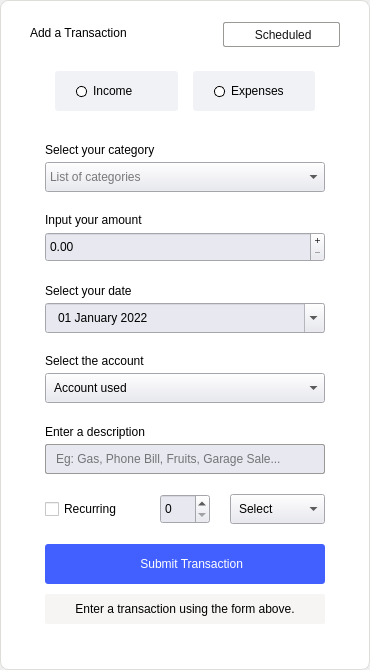
<?xml version="1.0" encoding="UTF-8"?>
<ui version="4.0">
 <class>AddTransactionForm</class>
 <widget class="QWidget" name="AddTransactionForm">
  <property name="geometry">
   <rect>
    <x>0</x>
    <y>0</y>
    <width>370</width>
    <height>670</height>
   </rect>
  </property>
  <property name="sizePolicy">
   <sizepolicy hsizetype="Preferred" vsizetype="Preferred">
    <horstretch>0</horstretch>
    <verstretch>0</verstretch>
   </sizepolicy>
  </property>
  <property name="minimumSize">
   <size>
    <width>300</width>
    <height>670</height>
   </size>
  </property>
  <property name="maximumSize">
   <size>
    <width>370</width>
    <height>1000</height>
   </size>
  </property>
  <property name="windowTitle">
   <string>Form</string>
  </property>
  <property name="styleSheet">
   <string notr="true"/>
  </property>
  <layout class="QGridLayout" name="gridLayout_2">
   <property name="leftMargin">
    <number>0</number>
   </property>
   <property name="topMargin">
    <number>0</number>
   </property>
   <property name="rightMargin">
    <number>0</number>
   </property>
   <property name="bottomMargin">
    <number>0</number>
   </property>
   <property name="spacing">
    <number>0</number>
   </property>
   <item row="0" column="0">
    <widget class="QWidget" name="backgroundColor" native="true">
     <property name="styleSheet">
      <string notr="true">QWidget#backgroundColor{
background-color: white; 
border-radius: 8px;
border: 0.5px solid rgb(222, 221, 218);
}</string>
     </property>
     <layout class="QGridLayout" name="gridLayout">
      <property name="sizeConstraint">
       <enum>QLayout::SetDefaultConstraint</enum>
      </property>
      <property name="leftMargin">
       <number>30</number>
      </property>
      <property name="topMargin">
       <number>20</number>
      </property>
      <property name="rightMargin">
       <number>30</number>
      </property>
      <property name="bottomMargin">
       <number>15</number>
      </property>
      <property name="horizontalSpacing">
       <number>15</number>
      </property>
      <property name="verticalSpacing">
       <number>6</number>
      </property>
      <item row="1" column="1">
       <widget class="QLabel" name="dateLabel_6">
        <property name="styleSheet">
         <string notr="true">color: rgb(0, 0, 0);
font: 500 14px &quot;Montserrat&quot;;
background-color:white;</string>
        </property>
        <property name="text">
         <string>Add a Transaction</string>
        </property>
       </widget>
      </item>
      <item row="9" column="1" colspan="2">
       <spacer name="verticalSpacer_10">
        <property name="orientation">
         <enum>Qt::Vertical</enum>
        </property>
        <property name="sizeType">
         <enum>QSizePolicy::Fixed</enum>
        </property>
        <property name="sizeHint" stdset="0">
         <size>
          <width>20</width>
          <height>31</height>
         </size>
        </property>
       </spacer>
      </item>
      <item row="1" column="2" alignment="Qt::AlignRight">
       <widget class="QPushButton" name="infoBtn">
        <property name="minimumSize">
         <size>
          <width>117</width>
          <height>25</height>
         </size>
        </property>
        <property name="maximumSize">
         <size>
          <width>20</width>
          <height>20</height>
         </size>
        </property>
        <property name="sizeIncrement">
         <size>
          <width>0</width>
          <height>0</height>
         </size>
        </property>
        <property name="focusPolicy">
         <enum>Qt::NoFocus</enum>
        </property>
        <property name="styleSheet">
         <string notr="true">QPushButton{
background-color: white;
color: rgb(19, 19, 19);
border-radius: 2px;
border: 1px solid rgb(154, 153, 150);
font: 400 13px &quot;Montserrat&quot;;}

QPushButton:hover {
    border-style: inset;
	border: 1px solid gray;
}

QPushButton:pressed {
	
	background-color: rgb(246, 245, 244);
    border-style: inset;
	border: 1px solid gray;
}

QPushButton:checked {
	
	background-color: rgb(246, 245, 244);
    border-style: inset;
	border: 1px solid gray;
}</string>
        </property>
        <property name="text">
         <string> Scheduled</string>
        </property>
        <property name="icon">
         <iconset resource="../images.qrc">
          <normaloff>:/images/schedule.png</normaloff>:/images/schedule.png</iconset>
        </property>
        <property name="iconSize">
         <size>
          <width>12</width>
          <height>16</height>
         </size>
        </property>
        <property name="checkable">
         <bool>true</bool>
        </property>
       </widget>
      </item>
      <item row="8" column="1" colspan="2">
       <widget class="QStackedWidget" name="stackedWidgets">
        <property name="styleSheet">
         <string notr="true">background-color: white; </string>
        </property>
        <property name="currentIndex">
         <number>0</number>
        </property>
        <widget class="QWidget" name="addTransactionWidget">
         <property name="maximumSize">
          <size>
           <width>16777215</width>
           <height>16777</height>
          </size>
         </property>
         <layout class="QGridLayout" name="gridLayout_3">
          <property name="leftMargin">
           <number>0</number>
          </property>
          <property name="topMargin">
           <number>0</number>
          </property>
          <property name="rightMargin">
           <number>0</number>
          </property>
          <property name="bottomMargin">
           <number>0</number>
          </property>
          <property name="spacing">
           <number>0</number>
          </property>
          <item row="0" column="0">
           <widget class="QWidget" name="addTransBtns" native="true">
            <property name="minimumSize">
             <size>
              <width>0</width>
              <height>0</height>
             </size>
            </property>
            <property name="maximumSize">
             <size>
              <width>16777215</width>
              <height>16777215</height>
             </size>
            </property>
            <property name="styleSheet">
             <string notr="true">background-color:white;</string>
            </property>
            <layout class="QVBoxLayout" name="verticalLayout">
             <property name="spacing">
              <number>10</number>
             </property>
             <property name="leftMargin">
              <number>15</number>
             </property>
             <property name="topMargin">
              <number>0</number>
             </property>
             <property name="rightMargin">
              <number>15</number>
             </property>
             <property name="bottomMargin">
              <number>0</number>
             </property>
             <item>
              <widget class="QWidget" name="widget" native="true">
               <property name="maximumSize">
                <size>
                 <width>16777215</width>
                 <height>60</height>
                </size>
               </property>
               <layout class="QHBoxLayout" name="horizontalLayout_3">
                <property name="spacing">
                 <number>15</number>
                </property>
                <property name="leftMargin">
                 <number>10</number>
                </property>
                <property name="topMargin">
                 <number>0</number>
                </property>
                <property name="rightMargin">
                 <number>10</number>
                </property>
                <property name="bottomMargin">
                 <number>0</number>
                </property>
                <item>
                 <widget class="QRadioButton" name="optIncome">
                  <property name="minimumSize">
                   <size>
                    <width>115</width>
                    <height>40</height>
                   </size>
                  </property>
                  <property name="styleSheet">
                   <string notr="true">QRadioButton::indicator::unchecked{
border-radius: 5px;
background-color: white;
border: 1px solid black;
}
QRadioButton::indicator::checked{
border-radius: 5px;
background-color: rgba(22, 115, 255, 255);
}

QRadioButton{
font: 400 13px &quot;Montserrat&quot;;
color:black;
padding:0 21px;
background-color: rgb(241, 242, 246);
border-radius: 3px;
}

QRadioButton::checked{
font: 500 13px &quot;Montserrat&quot;;
border-radius: 4px;
border: 2px solid rgba(22, 115, 255, 255);
color:black;
padding:0 20px;
}


QRadioButton::indicator{
width: 9px;
height: 9px;
border-style: inset;
border: 1px solid gray;
}</string>
                  </property>
                  <property name="text">
                   <string>Income</string>
                  </property>
                  <property name="checkable">
                   <bool>true</bool>
                  </property>
                  <property name="checked">
                   <bool>false</bool>
                  </property>
                 </widget>
                </item>
                <item>
                 <widget class="QRadioButton" name="optExpenses">
                  <property name="minimumSize">
                   <size>
                    <width>115</width>
                    <height>40</height>
                   </size>
                  </property>
                  <property name="styleSheet">
                   <string notr="true">QRadioButton::indicator::unchecked{
border-radius: 5px;
background-color: white;
border: 1px solid black;
}
QRadioButton::indicator::checked{
border-radius: 5px;
background-color: rgba(22, 115, 255, 255);
}

QRadioButton{
font: 400 13px &quot;Montserrat&quot;;
color:black;
padding:0 21px;
background-color: rgb(241, 242, 246);
border-radius: 3px;
}

QRadioButton::checked{
font: 500 13px &quot;Montserrat&quot;;
border-radius: 4px;
border: 2px solid rgba(22, 115, 255, 255);
color:black;
padding:0 20px;
}


QRadioButton::indicator{
width: 9px;
height: 9px;
border-style: inset;
border: 1px solid gray;
}</string>
                  </property>
                  <property name="text">
                   <string>Expenses</string>
                  </property>
                 </widget>
                </item>
               </layout>
              </widget>
             </item>
             <item>
              <layout class="QVBoxLayout" name="verticalLayout_2">
               <property name="spacing">
                <number>5</number>
               </property>
               <property name="topMargin">
                <number>0</number>
               </property>
               <item>
                <widget class="QLabel" name="label">
                 <property name="minimumSize">
                  <size>
                   <width>0</width>
                   <height>0</height>
                  </size>
                 </property>
                 <property name="maximumSize">
                  <size>
                   <width>16777215</width>
                   <height>40</height>
                  </size>
                 </property>
                 <property name="styleSheet">
                  <string notr="true">color:black;
font: 500 12px &quot;Montserrat&quot;;</string>
                 </property>
                 <property name="text">
                  <string>Select your category</string>
                 </property>
                 <property name="alignment">
                  <set>Qt::AlignBottom|Qt::AlignLeading|Qt::AlignLeft</set>
                 </property>
                 <property name="indent">
                  <number>-1</number>
                 </property>
                </widget>
               </item>
               <item>
                <widget class="QComboBox" name="transCatBox">
                 <property name="sizePolicy">
                  <sizepolicy hsizetype="Expanding" vsizetype="Preferred">
                   <horstretch>0</horstretch>
                   <verstretch>0</verstretch>
                  </sizepolicy>
                 </property>
                 <property name="minimumSize">
                  <size>
                   <width>0</width>
                   <height>30</height>
                  </size>
                 </property>
                 <property name="maximumSize">
                  <size>
                   <width>16777215</width>
                   <height>30</height>
                  </size>
                 </property>
                 <property name="styleSheet">
                  <string notr="true">QComboBox {
	background-color: #E7E8F0;
	font: 300 13px &quot;Montserrat&quot;;
	color: black;
}</string>
                 </property>
                 <property name="placeholderText">
                  <string>List of categories</string>
                 </property>
                </widget>
               </item>
              </layout>
             </item>
             <item>
              <layout class="QVBoxLayout" name="verticalLayout_3">
               <property name="spacing">
                <number>5</number>
               </property>
               <item>
                <widget class="QLabel" name="label_2">
                 <property name="minimumSize">
                  <size>
                   <width>0</width>
                   <height>0</height>
                  </size>
                 </property>
                 <property name="maximumSize">
                  <size>
                   <width>16777215</width>
                   <height>40</height>
                  </size>
                 </property>
                 <property name="styleSheet">
                  <string notr="true">color:black;
font: 500 12px &quot;Montserrat&quot;;</string>
                 </property>
                 <property name="text">
                  <string>Input your amount</string>
                 </property>
                 <property name="alignment">
                  <set>Qt::AlignBottom|Qt::AlignLeading|Qt::AlignLeft</set>
                 </property>
                </widget>
               </item>
               <item>
                <widget class="QDoubleSpinBox" name="transAmntBox">
                 <property name="sizePolicy">
                  <sizepolicy hsizetype="Expanding" vsizetype="Preferred">
                   <horstretch>0</horstretch>
                   <verstretch>0</verstretch>
                  </sizepolicy>
                 </property>
                 <property name="minimumSize">
                  <size>
                   <width>0</width>
                   <height>30</height>
                  </size>
                 </property>
                 <property name="maximumSize">
                  <size>
                   <width>16777215</width>
                   <height>30</height>
                  </size>
                 </property>
                 <property name="styleSheet">
                  <string notr="true">background-color: #E7E8F0;
color: black;
font: 300 13px &quot;Montserrat&quot;;</string>
                 </property>
                 <property name="buttonSymbols">
                  <enum>QAbstractSpinBox::PlusMinus</enum>
                 </property>
                 <property name="prefix">
                  <string/>
                 </property>
                 <property name="suffix">
                  <string/>
                 </property>
                 <property name="maximum">
                  <double>100000.000000000000000</double>
                 </property>
                 <property name="singleStep">
                  <double>0.500000000000000</double>
                 </property>
                </widget>
               </item>
              </layout>
             </item>
             <item>
              <layout class="QVBoxLayout" name="verticalLayout_4">
               <property name="spacing">
                <number>5</number>
               </property>
               <item>
                <widget class="QLabel" name="label_3">
                 <property name="minimumSize">
                  <size>
                   <width>0</width>
                   <height>0</height>
                  </size>
                 </property>
                 <property name="maximumSize">
                  <size>
                   <width>16777215</width>
                   <height>40</height>
                  </size>
                 </property>
                 <property name="styleSheet">
                  <string notr="true">color:black;
font: 500 12px &quot;Montserrat&quot;;</string>
                 </property>
                 <property name="text">
                  <string>Select your date</string>
                 </property>
                 <property name="alignment">
                  <set>Qt::AlignBottom|Qt::AlignLeading|Qt::AlignLeft</set>
                 </property>
                </widget>
               </item>
               <item>
                <widget class="QDateEdit" name="transDateBox">
                 <property name="sizePolicy">
                  <sizepolicy hsizetype="Expanding" vsizetype="Preferred">
                   <horstretch>0</horstretch>
                   <verstretch>0</verstretch>
                  </sizepolicy>
                 </property>
                 <property name="minimumSize">
                  <size>
                   <width>0</width>
                   <height>30</height>
                  </size>
                 </property>
                 <property name="maximumSize">
                  <size>
                   <width>16777215</width>
                   <height>30</height>
                  </size>
                 </property>
                 <property name="styleSheet">
                  <string notr="true">background-color: #E7E8F0;
color: black;
font: 300 13px &quot;Montserrat&quot;;
padding: 0 8px;</string>
                 </property>
                 <property name="buttonSymbols">
                  <enum>QAbstractSpinBox::UpDownArrows</enum>
                 </property>
                 <property name="maximumDateTime">
                  <datetime>
                   <hour>23</hour>
                   <minute>59</minute>
                   <second>59</second>
                   <year>9999</year>
                   <month>3</month>
                   <day>31</day>
                  </datetime>
                 </property>
                 <property name="minimumDateTime">
                  <datetime>
                   <hour>0</hour>
                   <minute>0</minute>
                   <second>0</second>
                   <year>2022</year>
                   <month>1</month>
                   <day>1</day>
                  </datetime>
                 </property>
                 <property name="displayFormat">
                  <string>dd MMMM yyyy</string>
                 </property>
                 <property name="calendarPopup">
                  <bool>true</bool>
                 </property>
                </widget>
               </item>
              </layout>
             </item>
             <item>
              <layout class="QVBoxLayout" name="verticalLayout_5">
               <property name="spacing">
                <number>5</number>
               </property>
               <item>
                <widget class="QLabel" name="label_5">
                 <property name="minimumSize">
                  <size>
                   <width>0</width>
                   <height>0</height>
                  </size>
                 </property>
                 <property name="maximumSize">
                  <size>
                   <width>16777215</width>
                   <height>40</height>
                  </size>
                 </property>
                 <property name="styleSheet">
                  <string notr="true">color:black;
font: 500 12px &quot;Montserrat&quot;;</string>
                 </property>
                 <property name="text">
                  <string>Select the account</string>
                 </property>
                 <property name="alignment">
                  <set>Qt::AlignBottom|Qt::AlignLeading|Qt::AlignLeft</set>
                 </property>
                </widget>
               </item>
               <item>
                <widget class="QComboBox" name="accountBox">
                 <property name="minimumSize">
                  <size>
                   <width>0</width>
                   <height>30</height>
                  </size>
                 </property>
                 <property name="maximumSize">
                  <size>
                   <width>16777215</width>
                   <height>30</height>
                  </size>
                 </property>
                 <property name="styleSheet">
                  <string notr="true">QComboBox {
	background-color: #E7E8F0;
	font: 300 13px &quot;Montserrat&quot;;
	color: black;
	padding: 0 8px;
}</string>
                 </property>
                 <property name="currentText">
                  <string/>
                 </property>
                 <property name="placeholderText">
                  <string>Account used</string>
                 </property>
                </widget>
               </item>
              </layout>
             </item>
             <item>
              <layout class="QVBoxLayout" name="verticalLayout_6">
               <property name="spacing">
                <number>5</number>
               </property>
               <item>
                <widget class="QLabel" name="label_6">
                 <property name="minimumSize">
                  <size>
                   <width>0</width>
                   <height>0</height>
                  </size>
                 </property>
                 <property name="maximumSize">
                  <size>
                   <width>16777215</width>
                   <height>40</height>
                  </size>
                 </property>
                 <property name="styleSheet">
                  <string notr="true">color:black;
font: 500 12px &quot;Montserrat&quot;;</string>
                 </property>
                 <property name="text">
                  <string>Enter a description</string>
                 </property>
                 <property name="alignment">
                  <set>Qt::AlignBottom|Qt::AlignLeading|Qt::AlignLeft</set>
                 </property>
                </widget>
               </item>
               <item>
                <widget class="QLineEdit" name="transDescBox">
                 <property name="sizePolicy">
                  <sizepolicy hsizetype="Preferred" vsizetype="Preferred">
                   <horstretch>0</horstretch>
                   <verstretch>0</verstretch>
                  </sizepolicy>
                 </property>
                 <property name="minimumSize">
                  <size>
                   <width>0</width>
                   <height>30</height>
                  </size>
                 </property>
                 <property name="maximumSize">
                  <size>
                   <width>16777</width>
                   <height>30</height>
                  </size>
                 </property>
                 <property name="styleSheet">
                  <string notr="true">background-color: #E7E8F0;
padding: 0 8px;
font: 300 13px &quot;Montserrat&quot;;
border-radius: 2px;
border: 1px solid rgb(154, 153, 150);</string>
                 </property>
                 <property name="placeholderText">
                  <string>Eg: Gas, Phone Bill, Fruits, Garage Sale...</string>
                 </property>
                </widget>
               </item>
              </layout>
             </item>
             <item>
              <spacer name="verticalSpacer_3">
               <property name="orientation">
                <enum>Qt::Vertical</enum>
               </property>
               <property name="sizeType">
                <enum>QSizePolicy::Fixed</enum>
               </property>
               <property name="sizeHint" stdset="0">
                <size>
                 <width>20</width>
                 <height>10</height>
                </size>
               </property>
              </spacer>
             </item>
             <item>
              <layout class="QHBoxLayout" name="horizontalLayout_2">
               <property name="spacing">
                <number>20</number>
               </property>
               <property name="sizeConstraint">
                <enum>QLayout::SetMinimumSize</enum>
               </property>
               <item>
                <widget class="QCheckBox" name="recurringCheckBox">
                 <property name="minimumSize">
                  <size>
                   <width>0</width>
                   <height>0</height>
                  </size>
                 </property>
                 <property name="maximumSize">
                  <size>
                   <width>16777215</width>
                   <height>40</height>
                  </size>
                 </property>
                 <property name="styleSheet">
                  <string notr="true">color:black;
font: 500 13px &quot;Montserrat&quot;;</string>
                 </property>
                 <property name="text">
                  <string>Recurring</string>
                 </property>
                 <property name="autoRepeatInterval">
                  <number>103</number>
                 </property>
                </widget>
               </item>
               <item>
                <widget class="QSpinBox" name="recurringValue">
                 <property name="minimumSize">
                  <size>
                   <width>0</width>
                   <height>25</height>
                  </size>
                 </property>
                 <property name="maximumSize">
                  <size>
                   <width>50</width>
                   <height>30</height>
                  </size>
                 </property>
                 <property name="styleSheet">
                  <string notr="true">background-color: #E7E8F0;
color: black;
font: 300 13px &quot;Montserrat&quot;;</string>
                 </property>
                </widget>
               </item>
               <item>
                <widget class="QComboBox" name="recurringRange">
                 <property name="minimumSize">
                  <size>
                   <width>0</width>
                   <height>30</height>
                  </size>
                 </property>
                 <property name="maximumSize">
                  <size>
                   <width>16777215</width>
                   <height>30</height>
                  </size>
                 </property>
                 <property name="styleSheet">
                  <string notr="true">background-color: #E7E8F0;
color: black;
font: 300 13px &quot;Montserrat&quot;;
padding: 0 8px;</string>
                 </property>
                 <property name="currentText">
                  <string/>
                 </property>
                 <property name="placeholderText">
                  <string>Select</string>
                 </property>
                </widget>
               </item>
              </layout>
             </item>
             <item>
              <spacer name="verticalSpacer_2">
               <property name="orientation">
                <enum>Qt::Vertical</enum>
               </property>
               <property name="sizeType">
                <enum>QSizePolicy::Fixed</enum>
               </property>
               <property name="sizeHint" stdset="0">
                <size>
                 <width>20</width>
                 <height>10</height>
                </size>
               </property>
              </spacer>
             </item>
             <item>
              <widget class="QPushButton" name="transSubmitBtn">
               <property name="sizePolicy">
                <sizepolicy hsizetype="Preferred" vsizetype="Preferred">
                 <horstretch>0</horstretch>
                 <verstretch>0</verstretch>
                </sizepolicy>
               </property>
               <property name="minimumSize">
                <size>
                 <width>190</width>
                 <height>40</height>
                </size>
               </property>
               <property name="maximumSize">
                <size>
                 <width>16777</width>
                 <height>40</height>
                </size>
               </property>
               <property name="styleSheet">
                <string notr="true">QPushButton{
background-color:  #4260FF;
color: white;
border-radius: 3px;
font: 500 13px &quot;Montserrat&quot;;}

QPushButton:hover {
    border-style: inset;
	border: 1px solid gray;
}

QPushButton:pressed {
	
	background-color: #0035d0;
    border-style: inset;
	border: 1px solid gray;
}</string>
               </property>
               <property name="text">
                <string>    Submit Transaction</string>
               </property>
               <property name="icon">
                <iconset resource="../images.qrc">
                 <normaloff>:/images/add.png</normaloff>:/images/add.png</iconset>
               </property>
               <property name="flat">
                <bool>false</bool>
               </property>
              </widget>
             </item>
             <item>
              <widget class="QStackedWidget" name="transReportLabels">
               <property name="minimumSize">
                <size>
                 <width>0</width>
                 <height>30</height>
                </size>
               </property>
               <property name="maximumSize">
                <size>
                 <width>16777215</width>
                 <height>30</height>
                </size>
               </property>
               <property name="currentIndex">
                <number>0</number>
               </property>
               <widget class="QWidget" name="transInfoLabelWidget">
                <layout class="QGridLayout" name="gridLayout_5">
                 <property name="leftMargin">
                  <number>0</number>
                 </property>
                 <property name="topMargin">
                  <number>0</number>
                 </property>
                 <property name="rightMargin">
                  <number>0</number>
                 </property>
                 <property name="bottomMargin">
                  <number>0</number>
                 </property>
                 <property name="spacing">
                  <number>0</number>
                 </property>
                 <item row="1" column="0">
                  <widget class="QLabel" name="transInfoLabel">
                   <property name="minimumSize">
                    <size>
                     <width>0</width>
                     <height>30</height>
                    </size>
                   </property>
                   <property name="maximumSize">
                    <size>
                     <width>16777215</width>
                     <height>30</height>
                    </size>
                   </property>
                   <property name="styleSheet">
                    <string notr="true">font: 300 12px &quot;Montserrat&quot;;
color: black;
background-color: rgb(246, 245, 244);
border-radius: 2px;</string>
                   </property>
                   <property name="text">
                    <string>Enter a transaction using the form above.</string>
                   </property>
                   <property name="alignment">
                    <set>Qt::AlignCenter</set>
                   </property>
                  </widget>
                 </item>
                </layout>
               </widget>
               <widget class="QWidget" name="transSuccessLabelWidget">
                <layout class="QGridLayout" name="gridLayout_6">
                 <property name="leftMargin">
                  <number>0</number>
                 </property>
                 <property name="topMargin">
                  <number>0</number>
                 </property>
                 <property name="rightMargin">
                  <number>0</number>
                 </property>
                 <property name="bottomMargin">
                  <number>0</number>
                 </property>
                 <property name="spacing">
                  <number>0</number>
                 </property>
                 <item row="0" column="0">
                  <widget class="QLabel" name="transSuccessLabel">
                   <property name="minimumSize">
                    <size>
                     <width>100</width>
                     <height>30</height>
                    </size>
                   </property>
                   <property name="maximumSize">
                    <size>
                     <width>167777</width>
                     <height>30</height>
                    </size>
                   </property>
                   <property name="styleSheet">
                    <string notr="true">font: 400 12px &quot;Montserrat&quot;;
color: green;
background-color: rgb(220, 255, 218);
border-radius: 2px;</string>
                   </property>
                   <property name="text">
                    <string>Sucess Entry</string>
                   </property>
                   <property name="alignment">
                    <set>Qt::AlignCenter</set>
                   </property>
                  </widget>
                 </item>
                </layout>
               </widget>
               <widget class="QWidget" name="transErrorLabelWidget">
                <layout class="QGridLayout" name="gridLayout_7">
                 <property name="leftMargin">
                  <number>0</number>
                 </property>
                 <property name="topMargin">
                  <number>0</number>
                 </property>
                 <property name="rightMargin">
                  <number>0</number>
                 </property>
                 <property name="bottomMargin">
                  <number>0</number>
                 </property>
                 <property name="spacing">
                  <number>0</number>
                 </property>
                 <item row="0" column="0">
                  <widget class="QLabel" name="transErrorLabel">
                   <property name="minimumSize">
                    <size>
                     <width>0</width>
                     <height>30</height>
                    </size>
                   </property>
                   <property name="maximumSize">
                    <size>
                     <width>16777215</width>
                     <height>30</height>
                    </size>
                   </property>
                   <property name="styleSheet">
                    <string notr="true">font: 400 12px &quot;Montserrat&quot;;
color: red;
background-color: rgb(255, 196, 196);
border-radius: 2px;</string>
                   </property>
                   <property name="text">
                    <string>Invalid Entry</string>
                   </property>
                   <property name="alignment">
                    <set>Qt::AlignCenter</set>
                   </property>
                  </widget>
                 </item>
                </layout>
               </widget>
              </widget>
             </item>
            </layout>
           </widget>
          </item>
         </layout>
        </widget>
        <widget class="QWidget" name="scheduleWidget">
         <property name="maximumSize">
          <size>
           <width>16777215</width>
           <height>16777215</height>
          </size>
         </property>
         <layout class="QGridLayout" name="gridLayout_4">
          <property name="leftMargin">
           <number>0</number>
          </property>
          <property name="topMargin">
           <number>0</number>
          </property>
          <property name="rightMargin">
           <number>0</number>
          </property>
          <property name="bottomMargin">
           <number>0</number>
          </property>
          <property name="spacing">
           <number>0</number>
          </property>
          <item row="0" column="0">
           <layout class="QVBoxLayout" name="scheduleLayout">
            <property name="spacing">
             <number>10</number>
            </property>
            <property name="topMargin">
             <number>15</number>
            </property>
            <property name="bottomMargin">
             <number>15</number>
            </property>
            <item>
             <spacer name="verticalSpacer_9">
              <property name="orientation">
               <enum>Qt::Vertical</enum>
              </property>
              <property name="sizeHint" stdset="0">
               <size>
                <width>20</width>
                <height>40</height>
               </size>
              </property>
             </spacer>
            </item>
           </layout>
          </item>
         </layout>
        </widget>
       </widget>
      </item>
      <item row="2" column="1" colspan="2">
       <spacer name="verticalSpacer">
        <property name="orientation">
         <enum>Qt::Vertical</enum>
        </property>
        <property name="sizeType">
         <enum>QSizePolicy::Fixed</enum>
        </property>
        <property name="sizeHint" stdset="0">
         <size>
          <width>20</width>
          <height>10</height>
         </size>
        </property>
       </spacer>
      </item>
     </layout>
    </widget>
   </item>
  </layout>
 </widget>
 <resources>
  <include location="../images.qrc"/>
 </resources>
 <connections/>
</ui>
